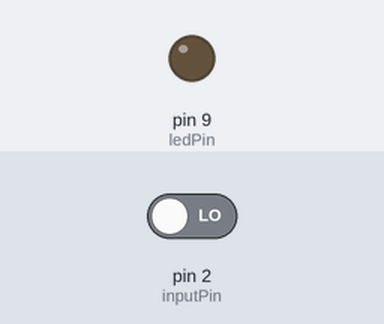
This sketch was run on a simulated Arduino Uno, built with avr-gcc and run on an emulated ATmega328P. Parts: output pins drawn as LEDs (lit = HIGH). The test bench sets the inputs (shaded band); at power-on: pin 2 (inputPin) LOW.

Above: at 1.2 s.
1.3 s: pin 2 (inputPin) driven HIGH
At 2.4 s:
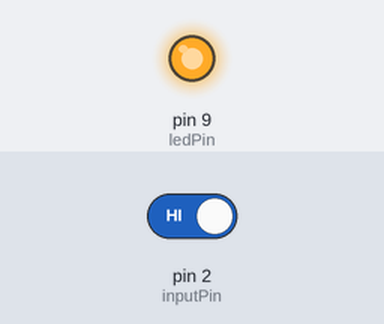
2.8 s: pin 2 (inputPin) driven LOW
At 3.5 s:
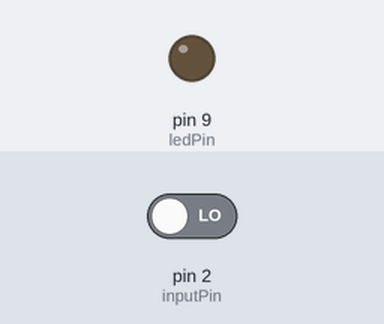
Timing chart, 0 to 5.8 s (numbered marks = the images above; inputs shaded):
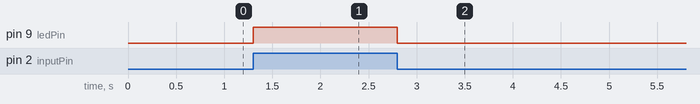

The sketch:

Using_PIR_motion_sensor.ino
```cpp
int ledPin = 9;
int inputPin = 2;
int val = 0;

void setup() {

  pinMode(ledPin,OUTPUT);
  pinMode(inputPin,INPUT);
}

void loop() {
  val = digitalRead(inputPin);

  if(val == 1){
    digitalWrite(ledPin,HIGH);
    }
  else{
    digitalWrite(ledPin,LOW);
   }
}
```

Measured:
- after the input at 1.3 s, pin 9 (ledPin): LOW → HIGH at once
- after the input at 2.8 s, pin 9 (ledPin): HIGH → LOW at once
